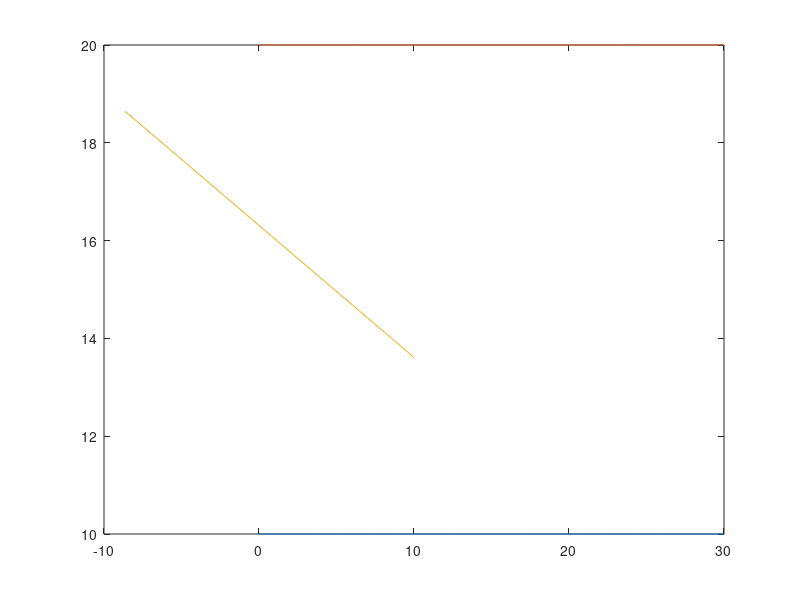

MATLAB code to generate this figure:
% [redacted]
clear; clc;
% (i)
a = (rand+1)*10
b = rand*pi
x = linspace(0,30,200);
y_10 = ones(1,200)*10;
y_20 = ones(1,200)*20;
xp = linspace(10,10*cos(b),100);
yp = linspace(a,a+10*sin(b),100);
plot(x,y_10,x,y_20,xp,yp)

% (ii)
for i=1:10000
    a = (rand+1)*10;
    b = rand*pi;
    if (a+10*sin(b))>=20
        result2(i) = 1;
    else
        result2(i) = 0;
    end
end
probability2 = sum(result2)/10000

% (iii)
for i=1:10000
    a = rand*100;
    b = rand*pi;
    bnd = floor((a+10)/10)*10;
    if (a+10*sin(b))>=bnd
        result3(i) = 1;
    else
        result3(i) = 0;
    end
end
probability3 = sum(result3)/10000